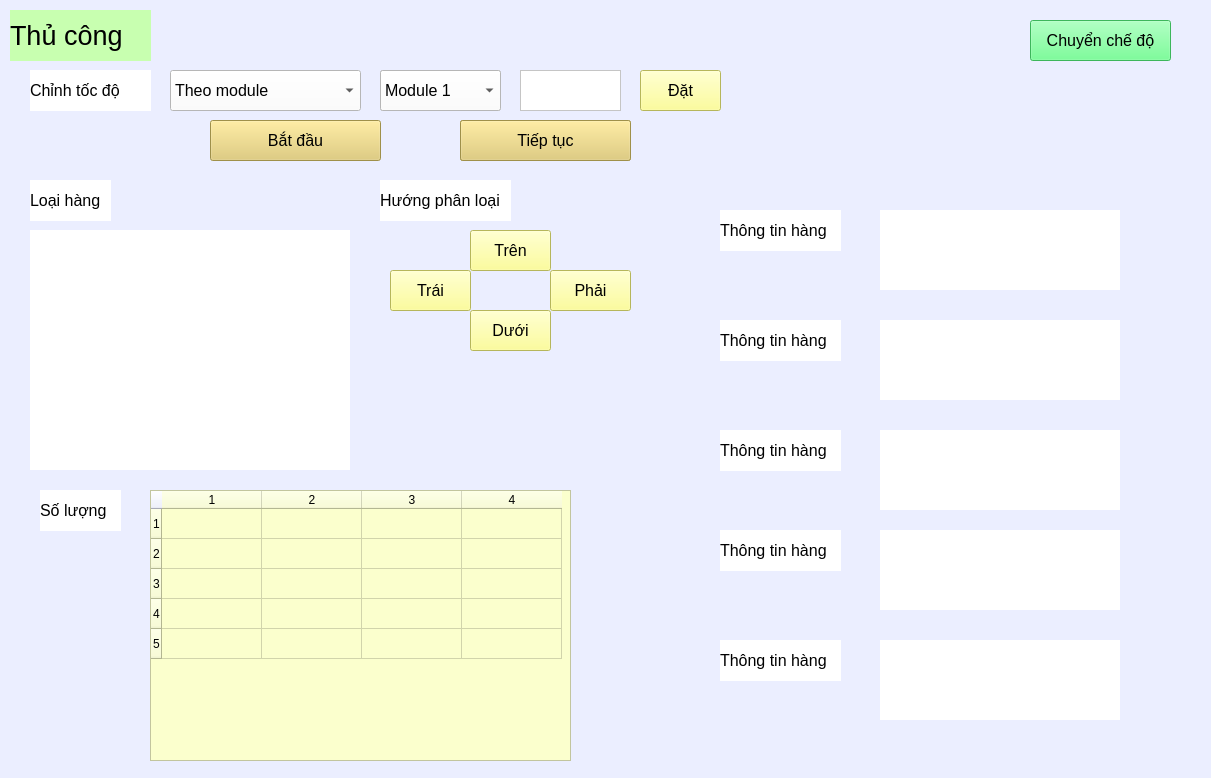
<?xml version="1.0" encoding="UTF-8"?>
<ui version="4.0">
 <class>Form</class>
 <widget class="QWidget" name="Form">
  <property name="geometry">
   <rect>
    <x>0</x>
    <y>0</y>
    <width>1211</width>
    <height>778</height>
   </rect>
  </property>
  <property name="windowTitle">
   <string>Form</string>
  </property>
  <property name="styleSheet">
   <string notr="true">background-color:rgb(235, 238, 255)</string>
  </property>
  <widget class="QLabel" name="lbl_byh_02">
   <property name="geometry">
    <rect>
     <x>30</x>
     <y>70</y>
     <width>121</width>
     <height>41</height>
    </rect>
   </property>
   <property name="font">
    <font>
     <pointsize>12</pointsize>
    </font>
   </property>
   <property name="styleSheet">
    <string notr="true">background-color:#fff;</string>
   </property>
   <property name="text">
    <string>Chỉnh tốc độ</string>
   </property>
  </widget>
  <widget class="QPushButton" name="btn_byh_set">
   <property name="geometry">
    <rect>
     <x>640</x>
     <y>70</y>
     <width>81</width>
     <height>41</height>
    </rect>
   </property>
   <property name="font">
    <font>
     <pointsize>12</pointsize>
    </font>
   </property>
   <property name="styleSheet">
    <string notr="true">background-color:rgb(255, 255, 127);</string>
   </property>
   <property name="text">
    <string>Đặt</string>
   </property>
  </widget>
  <widget class="QComboBox" name="cb_motor">
   <property name="geometry">
    <rect>
     <x>380</x>
     <y>70</y>
     <width>121</width>
     <height>41</height>
    </rect>
   </property>
   <property name="font">
    <font>
     <pointsize>12</pointsize>
    </font>
   </property>
   <property name="styleSheet">
    <string notr="true">background-color:#fff;</string>
   </property>
   <item>
    <property name="text">
     <string>Motor 1</string>
    </property>
   </item>
   <item>
    <property name="text">
     <string>Motor 2</string>
    </property>
   </item>
   <item>
    <property name="text">
     <string>Motor 3</string>
    </property>
   </item>
   <item>
    <property name="text">
     <string>Motor 4</string>
    </property>
   </item>
   <item>
    <property name="text">
     <string>Motor 5</string>
    </property>
   </item>
   <item>
    <property name="text">
     <string>Motor 6</string>
    </property>
   </item>
   <item>
    <property name="text">
     <string>Motor 7</string>
    </property>
   </item>
   <item>
    <property name="text">
     <string>Motor 8</string>
    </property>
   </item>
   <item>
    <property name="text">
     <string>Motor 9</string>
    </property>
   </item>
   <item>
    <property name="text">
     <string>Motor 10</string>
    </property>
   </item>
  </widget>
  <widget class="QPushButton" name="btn_byh_up">
   <property name="geometry">
    <rect>
     <x>470</x>
     <y>230</y>
     <width>81</width>
     <height>41</height>
    </rect>
   </property>
   <property name="font">
    <font>
     <pointsize>12</pointsize>
    </font>
   </property>
   <property name="styleSheet">
    <string notr="true">background-color:rgb(255, 255, 127);</string>
   </property>
   <property name="text">
    <string>Trên</string>
   </property>
  </widget>
  <widget class="QPushButton" name="btn_byh_left">
   <property name="geometry">
    <rect>
     <x>390</x>
     <y>270</y>
     <width>81</width>
     <height>41</height>
    </rect>
   </property>
   <property name="font">
    <font>
     <pointsize>12</pointsize>
    </font>
   </property>
   <property name="styleSheet">
    <string notr="true">background-color:rgb(255, 255, 127);</string>
   </property>
   <property name="text">
    <string>Trái</string>
   </property>
  </widget>
  <widget class="QPushButton" name="btn_byh_down">
   <property name="geometry">
    <rect>
     <x>470</x>
     <y>310</y>
     <width>81</width>
     <height>41</height>
    </rect>
   </property>
   <property name="font">
    <font>
     <pointsize>12</pointsize>
    </font>
   </property>
   <property name="styleSheet">
    <string notr="true">background-color:rgb(255, 255, 127);</string>
   </property>
   <property name="text">
    <string>Dưới</string>
   </property>
  </widget>
  <widget class="QPushButton" name="btn_byh_right">
   <property name="geometry">
    <rect>
     <x>550</x>
     <y>270</y>
     <width>81</width>
     <height>41</height>
    </rect>
   </property>
   <property name="font">
    <font>
     <pointsize>12</pointsize>
    </font>
   </property>
   <property name="styleSheet">
    <string notr="true">background-color:rgb(255, 255, 127);</string>
   </property>
   <property name="text">
    <string>Phải</string>
   </property>
  </widget>
  <widget class="QLabel" name="lbl_byh_05">
   <property name="geometry">
    <rect>
     <x>380</x>
     <y>180</y>
     <width>131</width>
     <height>41</height>
    </rect>
   </property>
   <property name="font">
    <font>
     <pointsize>12</pointsize>
    </font>
   </property>
   <property name="styleSheet">
    <string notr="true">background-color:#fff;</string>
   </property>
   <property name="text">
    <string>Hướng phân loại</string>
   </property>
  </widget>
  <widget class="QLabel" name="lbl_byh_03">
   <property name="geometry">
    <rect>
     <x>30</x>
     <y>180</y>
     <width>81</width>
     <height>41</height>
    </rect>
   </property>
   <property name="font">
    <font>
     <pointsize>12</pointsize>
    </font>
   </property>
   <property name="styleSheet">
    <string notr="true">background-color:#fff;</string>
   </property>
   <property name="text">
    <string>Loại hàng</string>
   </property>
  </widget>
  <widget class="QLabel" name="lbl_byh_04">
   <property name="geometry">
    <rect>
     <x>40</x>
     <y>490</y>
     <width>81</width>
     <height>41</height>
    </rect>
   </property>
   <property name="font">
    <font>
     <pointsize>12</pointsize>
    </font>
   </property>
   <property name="styleSheet">
    <string notr="true">background-color:#fff;</string>
   </property>
   <property name="text">
    <string>Số lượng</string>
   </property>
  </widget>
  <widget class="QLabel" name="lbl_byh_01">
   <property name="geometry">
    <rect>
     <x>10</x>
     <y>10</y>
     <width>141</width>
     <height>51</height>
    </rect>
   </property>
   <property name="font">
    <font>
     <pointsize>20</pointsize>
    </font>
   </property>
   <property name="styleSheet">
    <string notr="true">background-color:rgb(200, 255, 176);</string>
   </property>
   <property name="text">
    <string>Thủ công</string>
   </property>
  </widget>
  <widget class="QPushButton" name="btn_byh_back">
   <property name="geometry">
    <rect>
     <x>1030</x>
     <y>20</y>
     <width>141</width>
     <height>41</height>
    </rect>
   </property>
   <property name="font">
    <font>
     <pointsize>12</pointsize>
    </font>
   </property>
   <property name="styleSheet">
    <string notr="true">background-color:rgb(85, 255, 127)</string>
   </property>
   <property name="text">
    <string>Chuyển chế độ</string>
   </property>
  </widget>
  <widget class="QPlainTextEdit" name="plt_speed">
   <property name="geometry">
    <rect>
     <x>520</x>
     <y>70</y>
     <width>101</width>
     <height>41</height>
    </rect>
   </property>
   <property name="font">
    <font>
     <pointsize>14</pointsize>
    </font>
   </property>
   <property name="styleSheet">
    <string notr="true">background-color:#fff;</string>
   </property>
   <property name="plainText">
    <string/>
   </property>
  </widget>
  <widget class="QTableWidget" name="tbl_quantity">
   <property name="geometry">
    <rect>
     <x>150</x>
     <y>490</y>
     <width>421</width>
     <height>271</height>
    </rect>
   </property>
   <property name="styleSheet">
    <string notr="true">background-color:rgb(251, 255, 205)</string>
   </property>
   <property name="rowCount">
    <number>5</number>
   </property>
   <property name="columnCount">
    <number>4</number>
   </property>
   <row/>
   <row/>
   <row/>
   <row/>
   <row/>
   <column/>
   <column/>
   <column/>
   <column/>
  </widget>
  <widget class="QLabel" name="lbl_byh_6">
   <property name="geometry">
    <rect>
     <x>720</x>
     <y>640</y>
     <width>121</width>
     <height>41</height>
    </rect>
   </property>
   <property name="font">
    <font>
     <pointsize>12</pointsize>
    </font>
   </property>
   <property name="styleSheet">
    <string notr="true">background-color:#fff;</string>
   </property>
   <property name="text">
    <string>Thông tin hàng</string>
   </property>
  </widget>
  <widget class="QLabel" name="lbl_byh_4">
   <property name="geometry">
    <rect>
     <x>720</x>
     <y>430</y>
     <width>121</width>
     <height>41</height>
    </rect>
   </property>
   <property name="font">
    <font>
     <pointsize>12</pointsize>
    </font>
   </property>
   <property name="styleSheet">
    <string notr="true">background-color:#fff;</string>
   </property>
   <property name="text">
    <string>Thông tin hàng</string>
   </property>
  </widget>
  <widget class="QLabel" name="lbl_byh_2">
   <property name="geometry">
    <rect>
     <x>720</x>
     <y>210</y>
     <width>121</width>
     <height>41</height>
    </rect>
   </property>
   <property name="font">
    <font>
     <pointsize>12</pointsize>
    </font>
   </property>
   <property name="styleSheet">
    <string notr="true">background-color:#fff;</string>
   </property>
   <property name="text">
    <string>Thông tin hàng</string>
   </property>
  </widget>
  <widget class="QLabel" name="lbl_byh_3">
   <property name="geometry">
    <rect>
     <x>720</x>
     <y>320</y>
     <width>121</width>
     <height>41</height>
    </rect>
   </property>
   <property name="font">
    <font>
     <pointsize>12</pointsize>
    </font>
   </property>
   <property name="styleSheet">
    <string notr="true">background-color:#fff;</string>
   </property>
   <property name="text">
    <string>Thông tin hàng</string>
   </property>
  </widget>
  <widget class="QLabel" name="lbl_byh_5">
   <property name="geometry">
    <rect>
     <x>720</x>
     <y>530</y>
     <width>121</width>
     <height>41</height>
    </rect>
   </property>
   <property name="font">
    <font>
     <pointsize>12</pointsize>
    </font>
   </property>
   <property name="styleSheet">
    <string notr="true">background-color:#fff;</string>
   </property>
   <property name="text">
    <string>Thông tin hàng</string>
   </property>
  </widget>
  <widget class="QLabel" name="lbl_img">
   <property name="geometry">
    <rect>
     <x>30</x>
     <y>230</y>
     <width>320</width>
     <height>240</height>
    </rect>
   </property>
   <property name="styleSheet">
    <string notr="true">background-color:#fff</string>
   </property>
   <property name="text">
    <string/>
   </property>
  </widget>
  <widget class="QComboBox" name="cbox_fun">
   <property name="geometry">
    <rect>
     <x>170</x>
     <y>70</y>
     <width>191</width>
     <height>41</height>
    </rect>
   </property>
   <property name="font">
    <font>
     <pointsize>12</pointsize>
    </font>
   </property>
   <property name="styleSheet">
    <string notr="true">background-color:#fff;</string>
   </property>
   <item>
    <property name="text">
     <string>Theo module</string>
    </property>
   </item>
   <item>
    <property name="text">
     <string>Theo từng động cơ</string>
    </property>
   </item>
  </widget>
  <widget class="QComboBox" name="cb_box_module">
   <property name="geometry">
    <rect>
     <x>380</x>
     <y>70</y>
     <width>121</width>
     <height>41</height>
    </rect>
   </property>
   <property name="font">
    <font>
     <pointsize>12</pointsize>
    </font>
   </property>
   <property name="styleSheet">
    <string notr="true">background-color:#fff;</string>
   </property>
   <item>
    <property name="text">
     <string>Module 1</string>
    </property>
   </item>
   <item>
    <property name="text">
     <string>Module 2</string>
    </property>
   </item>
   <item>
    <property name="text">
     <string>Module 3</string>
    </property>
   </item>
   <item>
    <property name="text">
     <string>Module 4</string>
    </property>
   </item>
  </widget>
  <widget class="QPushButton" name="btn_byh_start">
   <property name="geometry">
    <rect>
     <x>210</x>
     <y>120</y>
     <width>171</width>
     <height>41</height>
    </rect>
   </property>
   <property name="font">
    <font>
     <pointsize>12</pointsize>
    </font>
   </property>
   <property name="styleSheet">
    <string notr="true">background-color:rgb(223, 201, 104);</string>
   </property>
   <property name="text">
    <string>Bắt đầu</string>
   </property>
  </widget>
  <widget class="QPushButton" name="btn_byh_stop">
   <property name="geometry">
    <rect>
     <x>460</x>
     <y>120</y>
     <width>171</width>
     <height>41</height>
    </rect>
   </property>
   <property name="font">
    <font>
     <pointsize>12</pointsize>
    </font>
   </property>
   <property name="styleSheet">
    <string notr="true">background-color:rgb(223, 201, 104);</string>
   </property>
   <property name="text">
    <string>Tạm dừng</string>
   </property>
  </widget>
  <widget class="QPushButton" name="btn_byh_continue">
   <property name="geometry">
    <rect>
     <x>460</x>
     <y>120</y>
     <width>171</width>
     <height>41</height>
    </rect>
   </property>
   <property name="font">
    <font>
     <pointsize>12</pointsize>
    </font>
   </property>
   <property name="styleSheet">
    <string notr="true">background-color:rgb(223, 201, 104);</string>
   </property>
   <property name="text">
    <string>Tiếp tục</string>
   </property>
  </widget>
  <widget class="QLabel" name="lbl_inf_1">
   <property name="geometry">
    <rect>
     <x>880</x>
     <y>210</y>
     <width>240</width>
     <height>80</height>
    </rect>
   </property>
   <property name="styleSheet">
    <string notr="true">background-color:#fff;</string>
   </property>
   <property name="text">
    <string/>
   </property>
  </widget>
  <widget class="QLabel" name="lbl_inf_2">
   <property name="geometry">
    <rect>
     <x>880</x>
     <y>320</y>
     <width>240</width>
     <height>80</height>
    </rect>
   </property>
   <property name="styleSheet">
    <string notr="true">background-color:#fff;</string>
   </property>
   <property name="text">
    <string/>
   </property>
  </widget>
  <widget class="QLabel" name="lbl_inf_3">
   <property name="geometry">
    <rect>
     <x>880</x>
     <y>430</y>
     <width>240</width>
     <height>80</height>
    </rect>
   </property>
   <property name="styleSheet">
    <string notr="true">background-color:#fff;</string>
   </property>
   <property name="text">
    <string/>
   </property>
  </widget>
  <widget class="QLabel" name="lbl_inf_4">
   <property name="geometry">
    <rect>
     <x>880</x>
     <y>530</y>
     <width>240</width>
     <height>80</height>
    </rect>
   </property>
   <property name="styleSheet">
    <string notr="true">background-color:#fff;</string>
   </property>
   <property name="text">
    <string/>
   </property>
  </widget>
  <widget class="QLabel" name="lbl_inf_5">
   <property name="geometry">
    <rect>
     <x>880</x>
     <y>640</y>
     <width>240</width>
     <height>80</height>
    </rect>
   </property>
   <property name="styleSheet">
    <string notr="true">background-color:#fff;</string>
   </property>
   <property name="text">
    <string/>
   </property>
  </widget>
 </widget>
 <resources/>
 <connections/>
</ui>
